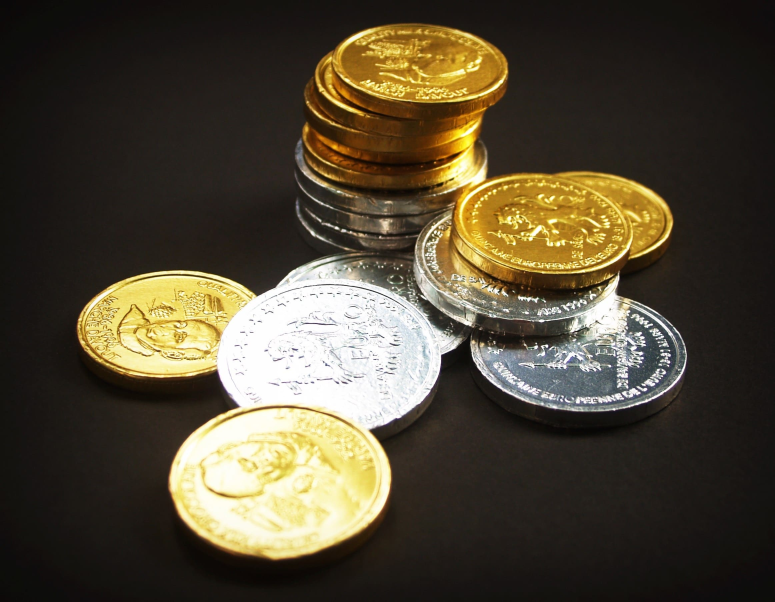
#> input picture lab2/src/images/img1.jpg, 2323 x 1804 px (shown at 1/3 size)
$ python -i kg_lab222.py   (imports and definitions only)   (older library calls are emulated)
#> lines starting #> are read from the running program, lines starting #| are printed output that depends on the picture; after the words box and inside, x2 and y2 are one past the last pixel; in counts of white or black regions, pixels touching at a corner belong together
# -*- coding: utf-8 -*-
"""
Created on Tue Oct 24 01:33:37 2023

@author: user
"""
from tkinter import Tk, filedialog, Button, Canvas, Label
from PIL import ImageTk, Image
import cv2
import numpy as np
import mahotas as mh
import mahotas.demos
from skimage import io, filters
from skimage import data

from skimage import data, io
from matplotlib import pyplot as plt
# [3 lines not run here, left out]

def load_image():
    filepath = filedialog.askopenfilename(filetypes=[('Image Files', '*.jpg;*.jpeg;*.png')])
    if filepath:
        process_image(filepath)

def apply_smoothing_filter(image, kernel_size):
    kernel = np.ones((kernel_size, kernel_size), np.float32) / (kernel_size ** 2)
    result = cv2.filter2D(image, -1, kernel)
    return result

def convert_to_pil(image):
    return Image.fromarray(cv2.cvtColor(image, cv2.COLOR_BGR2RGB))

def resize_image(image):
    return image.resize((250, 250), Image.NEAREST)

def convert_to_tk(image):
    return ImageTk.PhotoImage(image)

def process_image(filepath):

#> called with filepath = 'images/img1.jpg'
    image = cv2.imread(filepath)                 #for smoothing filters
#> image is the input picture: shape (1804, 2323, 3); mean B, G, R 54.9, 73.1, 81.7
    image2 = io.imread(filepath, as_gray=True)   #for niblack
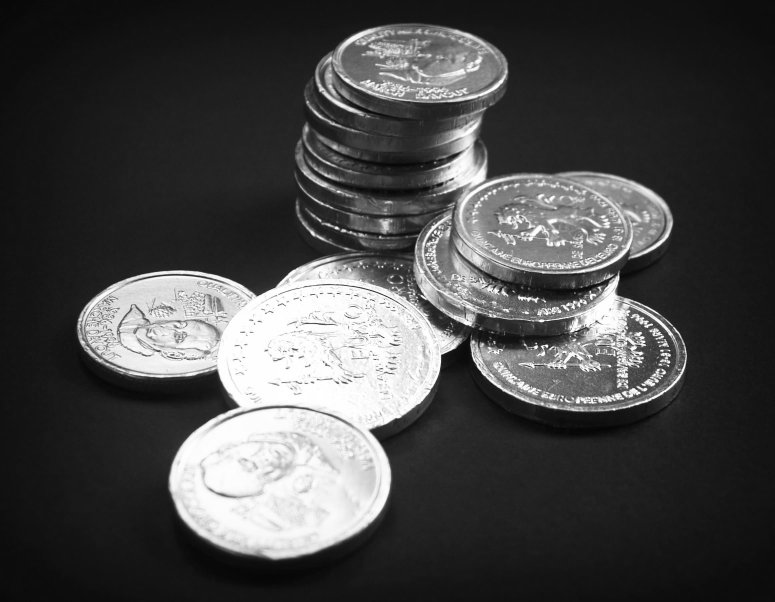
#> image2: shape (1804, 2323) float64 (shown at 1/3 size); min 0.000565, max 1, mean 0.289
    image3 = mahotas.imread(filepath)            #for bernsen
    image3 = image3.max(2)
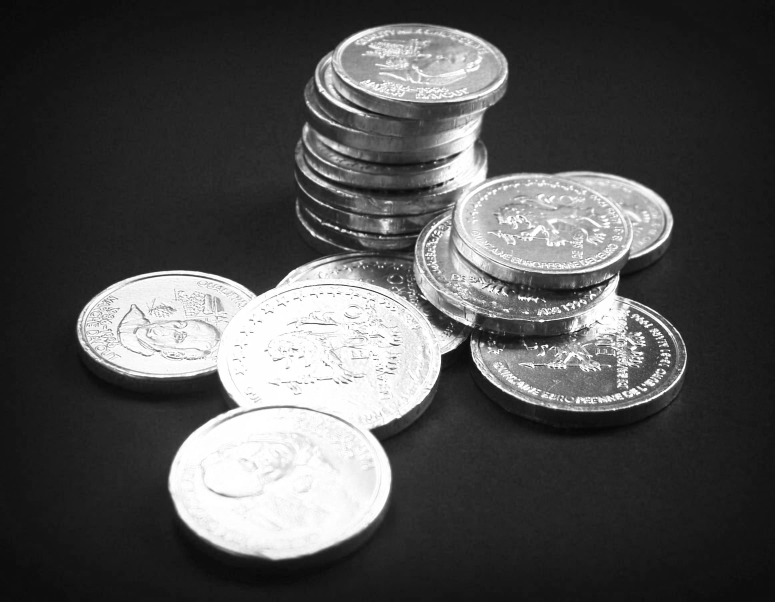
#> image3: shape (1804, 2323) (shown at 1/3 size); min 1, max 255, mean 82.3

    window_size = 25
    thresh_niblack = filters.threshold_niblack(image2, window_size=window_size, k=0.8)
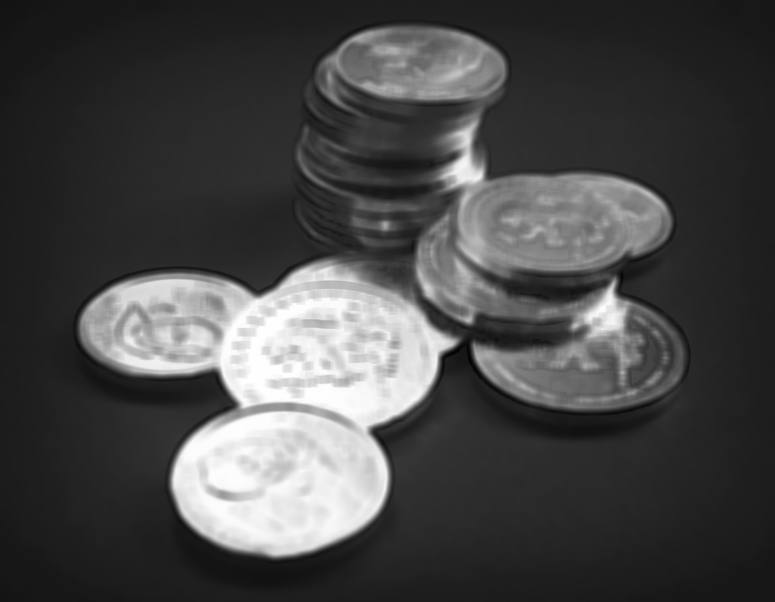
#> thresh_niblack: shape (1804, 2323) float64 (shown at 1/3 size); min -0.0465, max 0.999, mean 0.253; drawn with min black and max white
    binary_niblack = image2 > thresh_niblack
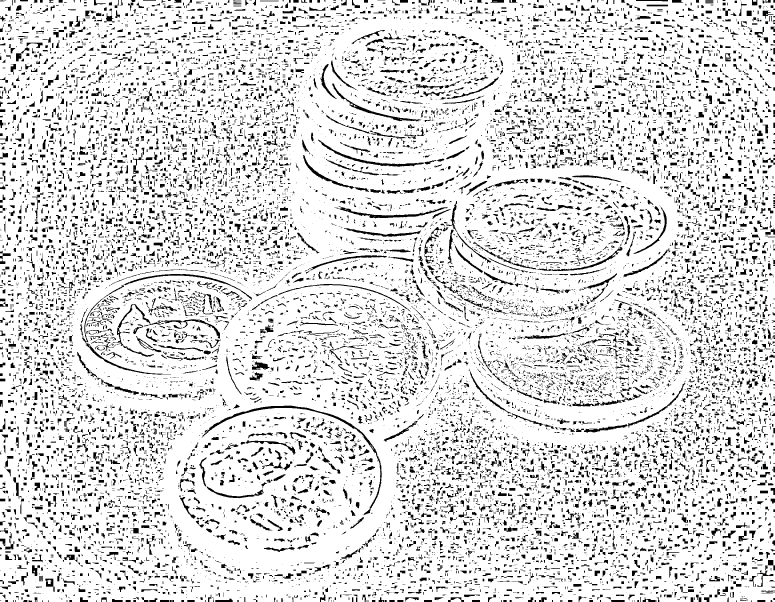
#> binary_niblack: shape (1804, 2323) bool (shown at 1/3 size); 86.2% white; 17239 black regions (10306 under 20 px), largest, box (x1, y1, x2, y2) and area: (605, 1217, 1145, 1546) 4473, (955, 419, 1308, 500) 2346, (1006, 619, 1343, 655) 2205
    binary_niblack_resized = cv2.resize(binary_niblack.astype(np.uint8) * 255, (250, 250))
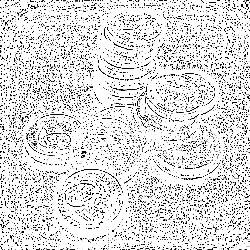
#> binary_niblack_resized: shape (250, 250); min 0, max 255, mean 219.8
    binary_niblack_pil = Image.fromarray(binary_niblack_resized)

#> (the run stopped early here; a loop or call above may not have finished)

$ run again, on lab2/src/images/img2.jpg
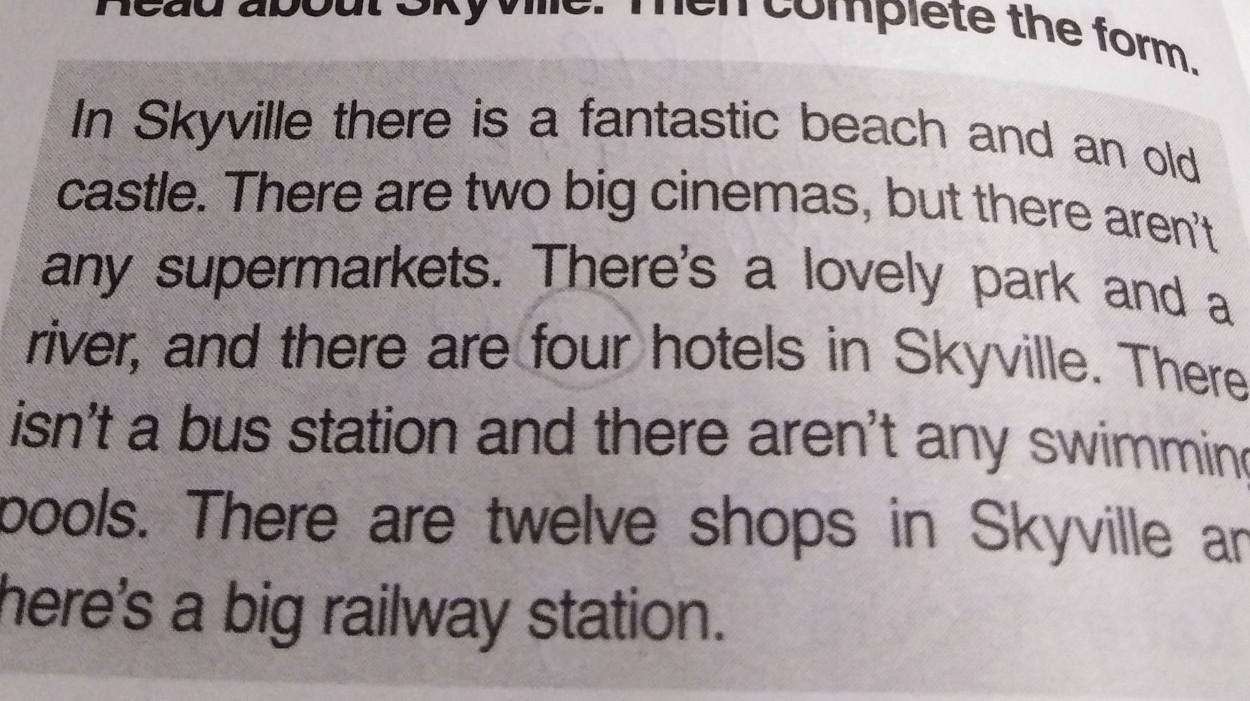
#> input picture lab2/src/images/img2.jpg, 1250 x 701 px
#> in process_image, image is the input picture: shape (701, 1250, 3); mean B, G, R 156.2, 154.6, 161.8
#> in process_image, `binary_niblack = image2 > thresh_niblack`:
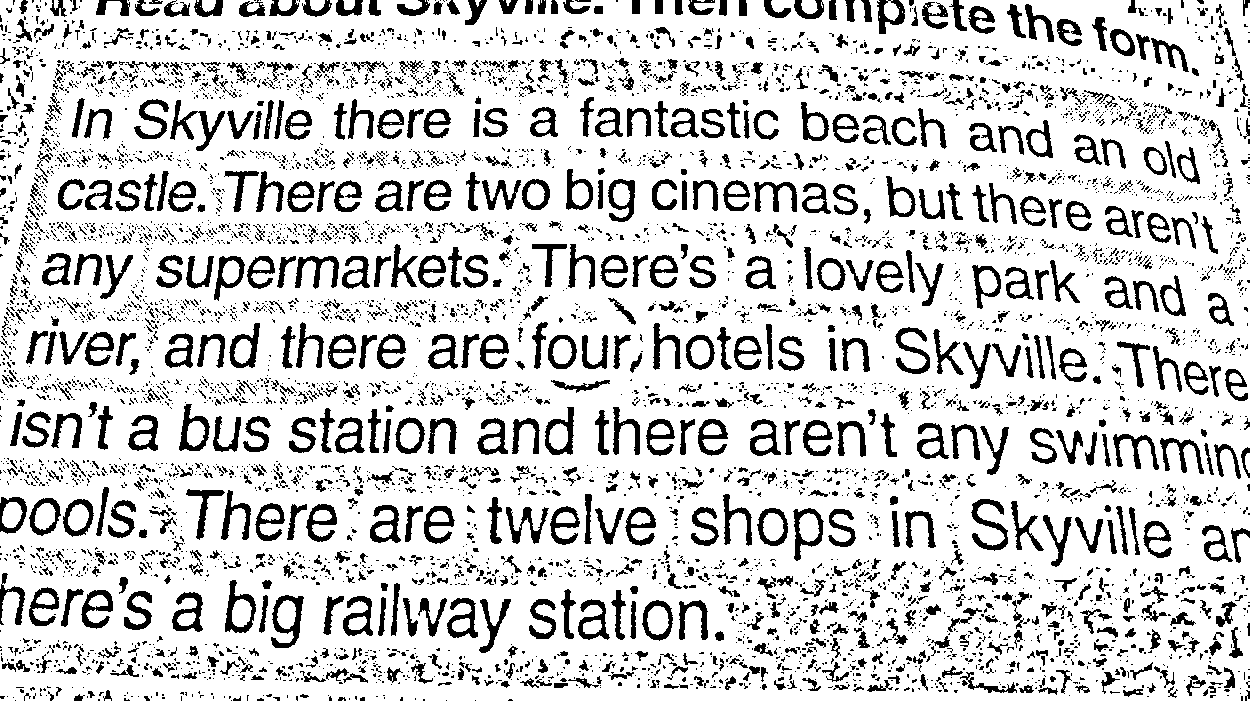
#> binary_niblack: shape (701, 1250) bool; 81.5% white; 6027 black regions (4899 under 20 px), largest, box (x1, y1, x2, y2) and area: (170, 100, 225, 151) 732, (271, 595, 304, 648) 728, (971, 499, 1008, 551) 696
#> in process_image, `binary_niblack_resized = cv2.resize(binary_niblack.astype(np.uint8) * ..`:
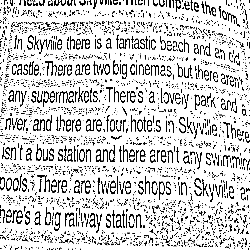
#> binary_niblack_resized: shape (250, 250); min 0, max 255, mean 207.7

$ run again, on lab2/src/images/img3.jpg
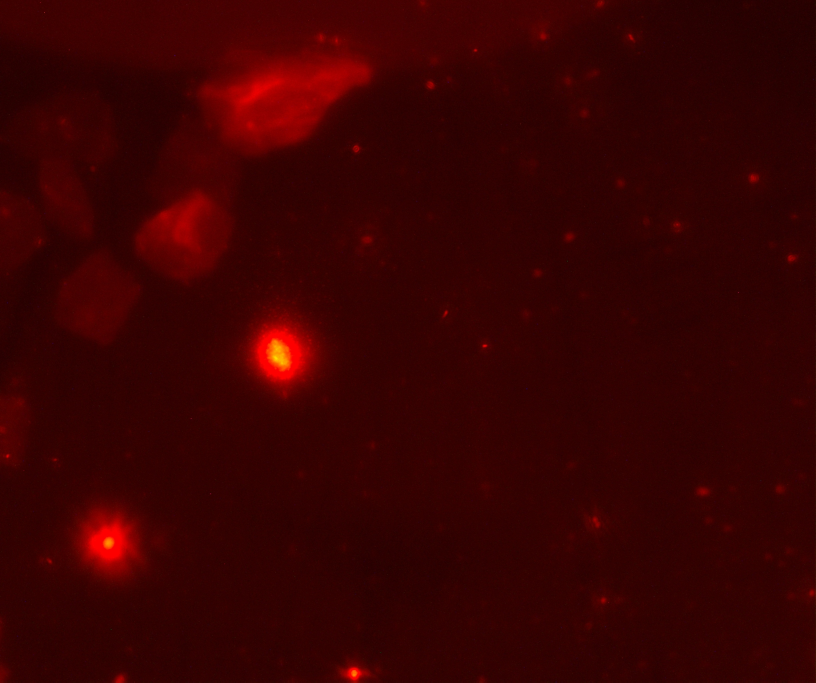
#> input picture lab2/src/images/img3.jpg, 2448 x 2048 px (shown at 1/3 size)
#> in process_image, image is the input picture: shape (2048, 2448, 3); mean B, G, R 1, 1.3, 57.3
#> in process_image, `binary_niblack = image2 > thresh_niblack`:
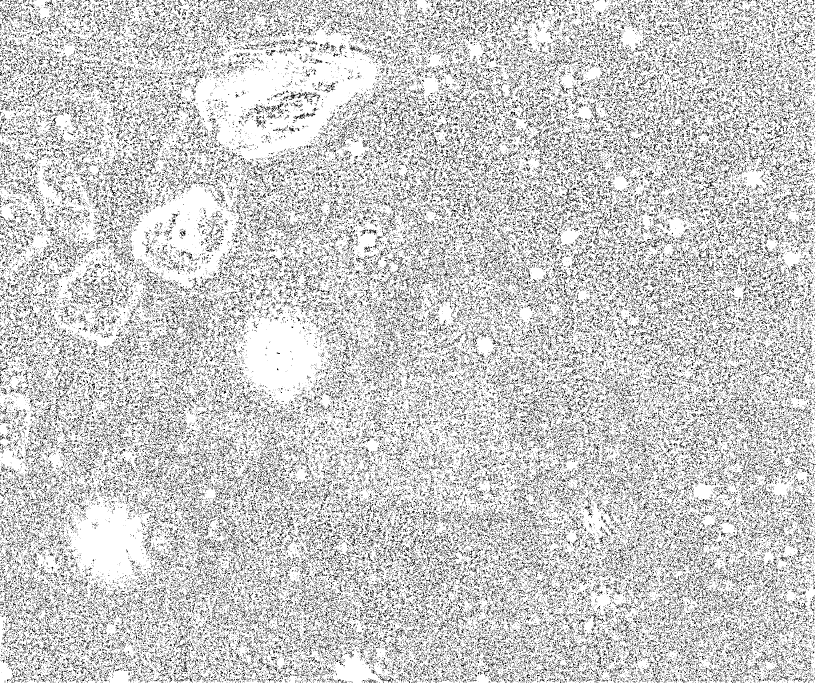
#> binary_niblack: shape (2048, 2448) bool (shown at 1/3 size); 79.8% white; black in thin lines or dots
#> in process_image, `binary_niblack_resized = cv2.resize(binary_niblack.astype(np.uint8) * ..`:
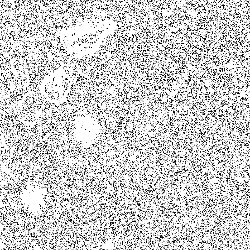
#> binary_niblack_resized: shape (250, 250); min 0, max 255, mean 203.1

$ run again, on lab2/src/images/img4.jpg
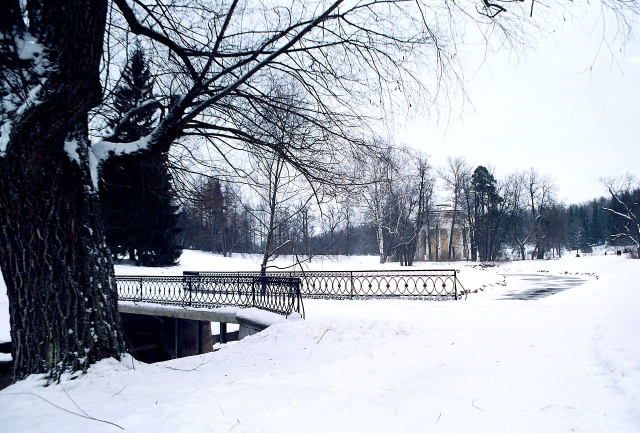
#> input picture lab2/src/images/img4.jpg, 1280 x 865 px (shown at 1/2 size)
#> in process_image, image is the input picture: shape (865, 1280, 3); mean B, G, R 174.2, 163.9, 158.2
#> in process_image, `binary_niblack = image2 > thresh_niblack`:
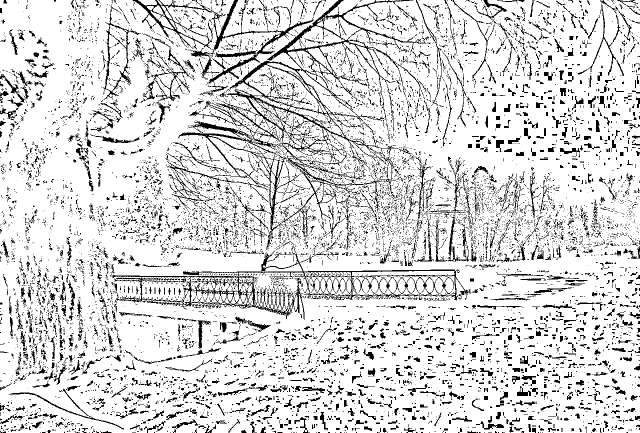
#> binary_niblack: shape (865, 1280) bool (shown at 1/2 size); 85% white; black in thin lines or dots
#> in process_image, `binary_niblack_resized = cv2.resize(binary_niblack.astype(np.uint8) * ..`:
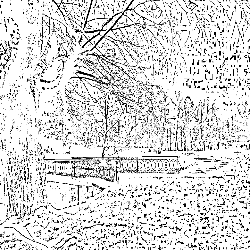
#> binary_niblack_resized: shape (250, 250); min 0, max 255, mean 216.8
